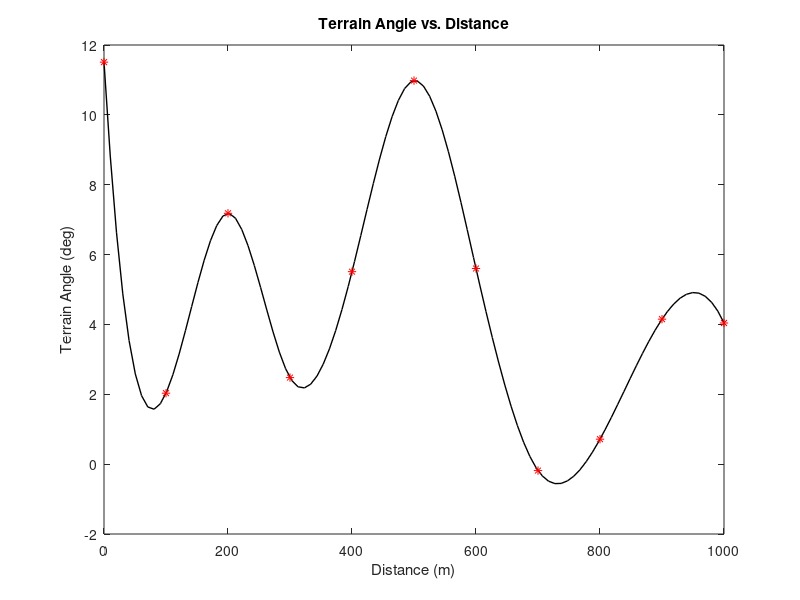

Write the MATLAB code that produced this figure.
%experient_visualization
% load the given data from the file
load experiment1
% create a distance variable from minimum to maximum
x = linspace(min(experiment.alpha_dist),max(experiment.alpha_dist));
% calculate terrain angles
terrain_angle = interp1(experiment.alpha_dist,experiment.alpha_deg,x,'spline');
figure
% plot the calculated terrain angle vs distance
plot(x,terrain_angle,'k','LineWidth',1)
xlabel('Distance (m)')
ylabel('Terrain Angle (deg)')
title('Terrain Angle vs. Distance')
hold on 
% create arrays of the data from the given struct
xfile = experiment.alpha_dist;
yfile = experiment.alpha_deg;
% plot these arrays on the same graph as the previous data 
plot(xfile,yfile,'r*')
hold off
